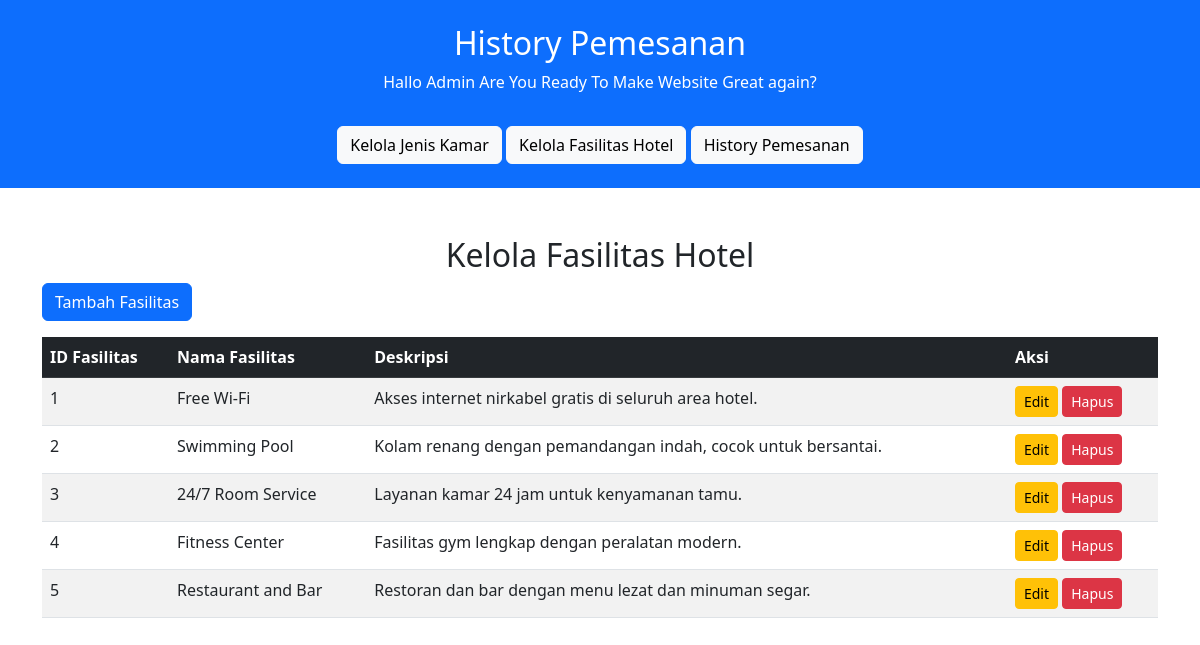
The page /admin_fasilitas.php on the database its author committed.
### tables this page shows
CREATE TABLE `fasilitas_hotel` (
  `id_fasilitas` int NOT NULL,
  `nama_fasilitas` varchar(100) NOT NULL,
  `deskripsi` text
);

### admin_fasilitas.php (the view, shortened to what this page needs)
<!DOCTYPE html>
<html lang="en">
<head>
    <link href="https://cdn.jsdelivr.net/npm/bootstrap@5.3.0-alpha1/dist/css/bootstrap.min.css" rel="stylesheet">
</head>
<body>
    <header class="bg-primary text-white text-center py-4">
        <h2 class="text-center">History Pemesanan</h2>
        <p>Hallo Admin Are You Ready To Make Website Great again?</p>
        <div style="display: inline-text">
            <a href="admin_kamar.php" class="btn btn-light mt-3">Kelola Jenis Kamar</a>
            <a href="admin_fasilitas.php" class="btn btn-light mt-3">Kelola Fasilitas Hotel</a>
            <a href="admin_dashboard.php" class="btn btn-light mt-3">History Pemesanan</a>
        </div>
    </header>
    <div class="container mt-5">
        <h2 class="text-center">Kelola Fasilitas Hotel</h2>
        <a href="add_fasilitas.php" class="btn btn-primary mb-3">Tambah Fasilitas</a>
        <table class="table table-striped">
            <thead class="table-dark">
                <tr>
                    <th scope="col">ID Fasilitas</th>
                    <th scope="col">Nama Fasilitas</th>
                    <th scope="col">Deskripsi</th>
                    <th scope="col">Aksi</th>
                </tr>
            </thead>
            <tbody>
                <?php
                $conn = new mysqli('localhost', 'root', '', 'db_anyahotel');
                $sql = "SELECT * FROM fasilitas_hotel";
                $result = $conn->query($sql);
                if ($result->num_rows > 0) {
                    while ($row = $result->fetch_assoc()) {
                        echo "<tr>";
                        echo "<td>" . $row['id_fasilitas'] . "</td>";
                        echo "<td>" . $row['nama_fasilitas'] . "</td>";
                        echo "<td>" . $row['deskripsi'] . "</td>";
                        echo "<td>";
                        echo "<a href='edit_fasilitas.php?id=" . $row['id_fasilitas'] . "' class='btn btn-warning btn-sm'>Edit</a> ";
                        echo "<a href='delete_fasilitas.php?id=" . $row['id_fasilitas'] . "' class='btn btn-danger btn-sm'>Hapus</a>";
                        echo "</td>";
                        echo "</tr>";
                    }
                } else {
                    echo "<tr><td colspan='4' class='text-center'>No data available</td></tr>";
                }
                ?>
            </tbody>
        </table>
    </div>
</body>
</html>

### rows shown on the page
fasilitas_hotel: id_fasilitas "1", nama_fasilitas "Free Wi-Fi", deskripsi "Akses internet nirkabel gratis di seluruh area hotel."
fasilitas_hotel: id_fasilitas "2", nama_fasilitas "Swimming Pool", deskripsi "Kolam renang dengan pemandangan indah, cocok untuk bersantai."
fasilitas_hotel: id_fasilitas "3", nama_fasilitas "24/7 Room Service", deskripsi "Layanan kamar 24 jam untuk kenyamanan tamu."
fasilitas_hotel: id_fasilitas "4", nama_fasilitas "Fitness Center", deskripsi "Fasilitas gym lengkap dengan peralatan modern."
fasilitas_hotel: id_fasilitas "5", nama_fasilitas "Restaurant and Bar", deskripsi "Restoran dan bar dengan menu lezat dan minuman segar."
